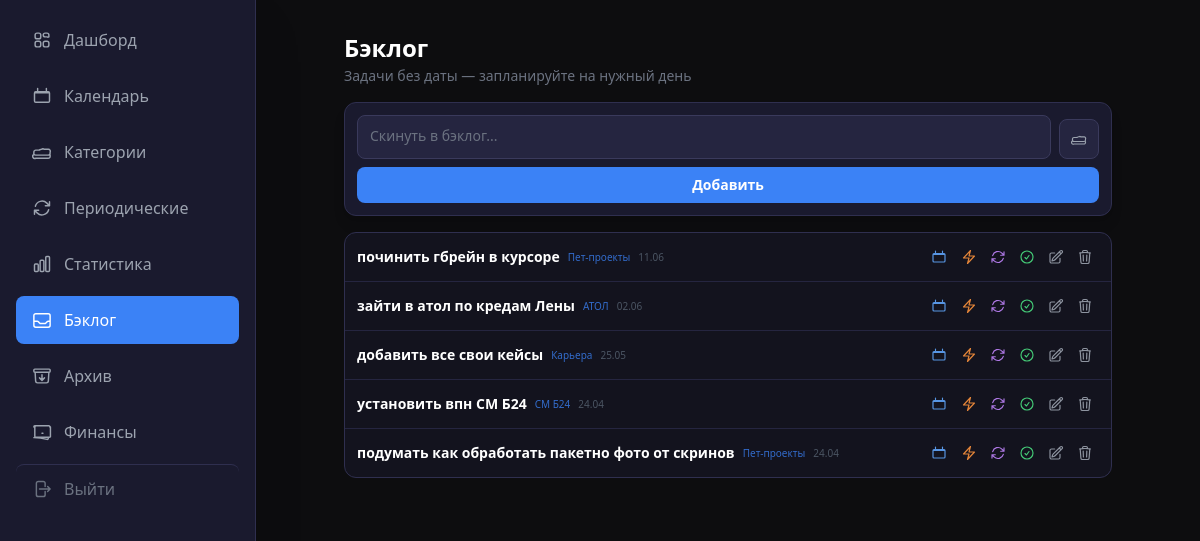
Screenshot of /backlog with the database file from the repository.
### app/models/task.py (models this page shows)
class Task(Base):
    __tablename__ = "tasks"
    id = Column(Integer, primary_key=True, index=True)
    title = Column(String(500), nullable=False)
    description = Column(String, default="")
    category_id = Column(Integer, ForeignKey("categories.id"), nullable=True, index=True)
    status = Column(String(20), default="новая", index=True)  # новая/в_работе/выполнена/отложена
    priority = Column(String(20), default="средний")  # низкий/средний/высокий
    due_date = Column(Date, nullable=True, index=True)
    due_time = Column(Time, nullable=True) # Время встречи
    created_at = Column(DateTime(timezone=True), server_default=func.now())
    completed_at = Column(DateTime(timezone=True), nullable=True)
    source = Column(String(20), default="web")  # telegram/web/screenshot
    parent_task_id = Column(Integer, ForeignKey("tasks.id"), nullable=True, index=True)
    is_archived = Column(Boolean, default=False, index=True)
    item_kind = Column(String(20), default="task", nullable=False, index=True)  # task
    sort_order = Column(Integer, default=0)
    needs_review = Column(Boolean, default=False)
    message_hash = Column(String(64), nullable=True)
    postpones = Column(Integer, default=0)
    chronic_task = Column(Boolean, default=False, index=True)
    chronic_reviewed = Column(Boolean, default=False)
    tags = Column(String(500), nullable=True) # Теги проекта или контекста (#Антон, #Сбер)
    size = Column(String(4), nullable=True)   # L / XL — крупные задачи (NULL = обычная)
    impact_notes = Column(Text, nullable=True) # Заметки о результате/влиянии
    is_milestone = Column(Boolean, default=False, index=True) # Флаг важного достижения
    estimated_minutes = Column(Integer, nullable=True)
    actual_minutes = Column(Integer, nullable=True)
    category = relationship("Category", back_populates="tasks")
    subtasks = relationship("Task", backref="parent_task", remote_side=[id], lazy="select")

### app/models/category.py (models this page shows)
class Category(Base):
    __tablename__ = "categories"
    id = Column(Integer, primary_key=True, index=True)
    name = Column(String(100), nullable=False, index=True)
    is_global = Column(Boolean, default=False, index=True)
    parent_id = Column(Integer, ForeignKey("categories.id"), nullable=True)
    type = Column(String(20), default="task", index=True)  # task / finance
    created_at = Column(DateTime(timezone=True), server_default=func.now())
    children = relationship("Category", backref="parent", remote_side=[id], lazy="select")
    tasks = relationship("Task", back_populates="category", lazy="select")

### app/web/routes/backlog.py (the view)
@router.get("/backlog", response_class=HTMLResponse)
async def backlog_page(request: Request):
    async with async_session() as db:
        tasks, subtasks_map = await _load_backlog(db)
    categories = await get_categories_list()
    return templates.TemplateResponse(request, "backlog.html", {
        "request": request,
        "tasks": tasks,
        "subtasks_map": subtasks_map,
        "categories": categories,
    })

### app/web/templates/backlog.html (shortened to what this page needs)
{% extends "base.html" %}
{% from 'partials/icons_macros.html' import icon_folder %}
{% block content %}
<div class="backlog-page max-w-3xl mx-auto">
    <div class="mb-4">
        <h1 class="text-2xl font-bold text-white">Бэклог</h1>
        <p class="text-gray-500 text-sm mt-0.5">Задачи без даты — запланируйте на нужный день</p>
    </div>
    <div class="hidden lg:block bg-dark-800 rounded-xl border border-dark-600 p-3 shadow-lg mb-4">
        {% include "partials/backlog_quick_add_form.html" %}
    </div>
    <div id="backlog-list">
        {% include "partials/backlog_list.html" %}
    </div>
</div>
{% endblock %}

### app/web/templates/partials/icons_macros.html (shortened to what this page needs)
{% macro icon_check(class='w-5 h-5') %}
<svg class="{{ class }}" fill="none" stroke="currentColor" stroke-width="1.75" viewBox="0 0 24 24" aria-hidden="true">
  <path stroke-linecap="round" stroke-linejoin="round" d="M9 12.75L11.25 15 15 9.75M21 12a9 9 0 11-18 0 9 9 0 0118 0z"/>
</svg>
{% endmacro %}
{% macro icon_calendar(class='w-5 h-5') %}
<svg class="{{ class }}" fill="none" stroke="currentColor" stroke-width="1.75" viewBox="0 0 24 24" aria-hidden="true">
  <path stroke-linecap="round" stroke-linejoin="round" d="M6.75 3v2.25M17.25 3v2.25M4.5 8.25h15M4.5 19.5h15a1.5 1.5 0 001.5-1.5V8.25a1.5 1.5 0 00-1.5-1.5h-15a1.5 1.5 0 00-1.5 1.5v9.75a1.5 1.5 0 001.5 1.5z"/>
</svg>
{% endmacro %}
{% macro icon_edit(class='w-5 h-5') %}
<svg class="{{ class }}" fill="none" stroke="currentColor" stroke-width="1.75" viewBox="0 0 24 24" aria-hidden="true">
  <path stroke-linecap="round" stroke-linejoin="round" d="M16.862 4.487l1.687-1.688a1.875 1.875 0 112.652 2.652L10.582 16.07a4.5 4.5 0 01-1.897 1.13L6 18l.8-2.685a4.5 4.5 0 011.13-1.897l8.932-8.931zm0 0L19.5 7.125M18 14v4.75A2.25 2.25 0 0115.75 21H5.25A2.25 2.25 0 013 18.75V8.25A2.25 2.25 0 015.25 6H10"/>
</svg>
{% endmacro %}
{% macro icon_trash(class='w-4 h-4') %}
<svg class="{{ class }}" fill="none" stroke="currentColor" stroke-width="1.75" viewBox="0 0 24 24" aria-hidden="true">
  <path stroke-linecap="round" stroke-linejoin="round" d="M14.74 9l-.346 9m-4.788 0L9.26 9m9.968-3.21c.342.052.682.107 1.022.166m-1.022-.165L18.16 19.673a2.25 2.25 0 01-2.244 2.077H8.084a2.25 2.25 0 01-2.244-2.077L4.772 5.79m14.456 0a48.108 48.108 0 00-3.478-.397m-12 .562c.34-.059.68-.114 1.022-.165m0 0a48.11 48.11 0 013.478-.397m7.5 0v-.916c0-1.18-.91-2.164-2.09-2.201a51.964 51.964 0 00-3.32 0c-1.18.037-2.09 1.022-2.09 2.201v.916m7.5 0a48.667 48.667 0 00-7.5 0"/>
</svg>
{% endmacro %}
{% macro icon_folder(class='w-4 h-4') %}
<svg class="{{ class }}" fill="none" stroke="currentColor" stroke-width="1.75" viewBox="0 0 24 24" aria-hidden="true">
  <path stroke-linecap="round" stroke-linejoin="round" d="M2.25 12.75V12A2.25 2.25 0 014.5 9.75h4.128a2.25 2.25 0 011.59-.659l2.845-.948a2.25 2.25 0 011.59.659H19.5A2.25 2.25 0 0121.75 12v.75m-19.5 0A2.25 2.25 0 004.5 15.75h15a2.25 2.25 0 002.25-2.25m-19.5 0v1.5A2.25 2.25 0 004.5 19.5h15a2.25 2.25 0 002.25-2.25v-1.5"/>
</svg>
{% endmacro %}
{% macro icon_repeat(class='w-3.5 h-3.5') %}
<svg class="{{ class }}" fill="none" stroke="currentColor" stroke-width="1.75" viewBox="0 0 24 24" aria-hidden="true">
  <path stroke-linecap="round" stroke-linejoin="round" d="M16.023 9.348h4.992v-.001M2.985 19.644v-4.992m0 0h4.992m-4.993 0l3.181 3.183a8.25 8.25 0 0013.803-3.7M4.031 9.865a8.25 8.25 0 0113.803-3.7l3.181 3.182m0-4.991v4.99"/>
</svg>
{% endmacro %}
{% macro icon_bolt(class='w-5 h-5') %}
<svg class="{{ class }}" fill="none" stroke="currentColor" stroke-width="1.75" viewBox="0 0 24 24" aria-hidden="true">
  <path stroke-linecap="round" stroke-linejoin="round" d="M3.75 13.5l10.5-11.25L12 10.5h8.25L9.75 21.75 12 13.5H3.75z"/>
</svg>
{% endmacro %}
{% macro icon_nav_dashboard(class='w-5 h-5') %}
<svg class="{{ class }}" fill="none" stroke="currentColor" stroke-width="1.75" viewBox="0 0 24 24" aria-hidden="true">
  <path stroke-linecap="round" stroke-linejoin="round" d="M3.75 6A2.25 2.25 0 016 3.75h2.25A2.25 2.25 0 0110.5 6v2.25a2.25 2.25 0 01-2.25 2.25H6a2.25 2.25 0 01-2.25-2.25V6zM13.5 15.75A2.25 2.25 0 0115.75 13.5h2.25a2.25 2.25 0 012.25 2.25V18a2.25 2.25 0 01-2.25 2.25h-2.25A2.25 2.25 0 0113.5 18v-2.25zM13.5 6A2.25 2.25 0 0115.75 3.75h2.25A2.25 2.25 0 0120.25 6v2.25A2.25 2.25 0 0118 8.25h-2.25A2.25 2.25 0 0113.5 6zM3.75 15.75A2.25 2.25 0 016 13.5h2.25a2.25 2.25 0 012.25 2.25V18A2.25 2.25 0 018.25 20.25H6A2.25 2.25 0 013.75 18v-2.25z"/>
</svg>
{% endmacro %}
{% macro icon_nav_stats(class='w-5 h-5') %}
<svg class="{{ class }}" fill="none" stroke="currentColor" stroke-width="1.75" viewBox="0 0 24 24" aria-hidden="true">
  <path stroke-linecap="round" stroke-linejoin="round" d="M3 13.125C3 12.504 3.504 12 4.125 12h2.25c.621 0 1.125.504 1.125 1.125v6.75C7.5 20.496 6.996 21 6.375 21h-2.25A1.125 1.125 0 013 19.875v-6.75zM9.75 8.625c0-.621.504-1.125 1.125-1.125h2.25c.621 0 1.125.504 1.125 1.125v11.25c0 .621-.504 1.125-1.125 1.125h-2.25a1.125 1.125 0 01-1.125-1.125V8.625zM16.5 4.125c0-.621.504-1.125 1.125-1.125h2.25C20.496 3 21 3.504 21 4.125v15.75c0 .621-.504 1.125-1.125 1.125h-2.25a1.125 1.125 0 01-1.125-1.125V4.125z"/>
</svg>
{% endmacro %}
{% macro icon_nav_inbox(class='w-5 h-5') %}
<svg class="{{ class }}" fill="none" stroke="currentColor" stroke-width="1.75" viewBox="0 0 24 24" aria-hidden="true">
  <path stroke-linecap="round" stroke-linejoin="round" d="M2.25 13.5h3.86a2.25 2.25 0 011.664.736l1.244 1.244a2.25 2.25 0 001.664.736h4.364a2.25 2.25 0 001.664-.736l1.244-1.244a2.25 2.25 0 011.664-.736H21.75M2.25 13.5V6.75A2.25 2.25 0 014.5 4.5h15a2.25 2.25 0 012.25 2.25v6.75M2.25 13.5v4.875A2.25 2.25 0 004.5 20.625h15a2.25 2.25 0 002.25-2.25V13.5"/>
</svg>
{% endmacro %}
{% macro icon_nav_archive(class='w-5 h-5') %}
<svg class="{{ class }}" fill="none" stroke="currentColor" stroke-width="1.75" viewBox="0 0 24 24" aria-hidden="true">
  <path stroke-linecap="round" stroke-linejoin="round" d="M20.25 7.5l-.625 10.632a2.25 2.25 0 01-2.247 2.118H6.622a2.25 2.25 0 01-2.247-2.118L3.75 7.5m8.25 3v6.75m0 0l-3-3m3 3l3-3M3.375 7.5h17.25c.621 0 1.125-.504 1.125-1.125v-1.5c0-.621-.504-1.125-1.125-1.125H3.375c-.621 0-1.125.504-1.125 1.125v1.5c0 .621.504 1.125 1.125 1.125z"/>
</svg>
{% endmacro %}
{% macro icon_nav_finance(class='w-5 h-5') %}
<svg class="{{ class }}" fill="none" stroke="currentColor" stroke-width="1.75" viewBox="0 0 24 24" aria-hidden="true">
  <path stroke-linecap="round" stroke-linejoin="round" d="M2.25 18.75a60.07 60.07 0 0115.797 2.101c.727.198 1.453-.342 1.453-1.096V18.75M3.75 4.5v.75A.75.75 0 013 6h-.75m0 0v-.375c0-.621.504-1.125 1.125-1.125H20.25c.621 0 1.125.504 1.125 1.125v.375m-18 0v11.25c0 .621.504 1.125 1.125 1.125h16.5a1.125 1.125 0 001.125-1.125V6m-9 7.5h.008v.008H12v-.008z"/>
</svg>
{% endmacro %}
{% macro icon_nav_logout(class='w-5 h-5') %}
<svg class="{{ class }}" fill="none" stroke="currentColor" stroke-width="1.75" viewBox="0 0 24 24" aria-hidden="true">
  <path stroke-linecap="round" stroke-linejoin="round" d="M15.75 9V5.25A2.25 2.25 0 0013.5 3h-6a2.25 2.25 0 00-2.25 2.25v13.5A2.25 2.25 0 007.5 21h6a2.25 2.25 0 002.25-2.25V15m3 0l3-3m0 0l-3-3m3 3H9"/>
</svg>
{% endmacro %}

### app/web/templates/partials/backlog_list.html (shortened to what this page needs)
{% from 'partials/icons_macros.html' import icon_check, icon_calendar, icon_edit, icon_trash, icon_subtasks, icon_repeat, icon_bolt %}
{% if tasks %}
<div class="rounded-xl border border-dark-600 bg-dark-800/50 overflow-hidden divide-y divide-dark-700">
    {% for task in tasks %}
    <div class="group px-3 py-2.5 sm:py-2 hover:bg-dark-700/40 transition-colors" id="task-{{ task.id }}">
        <div class="flex flex-col gap-2 sm:flex-row sm:items-center sm:gap-2 min-h-[2rem]">
            <div class="flex-1 min-w-0 flex items-center gap-2">
                <h3 class="text-[15px] sm:text-sm font-semibold text-white leading-snug sm:truncate" title="{{ task.title }}">{{ task.title }}</h3>
                {% if task.category %}
                <span class="hidden sm:inline text-[10px] text-accent/80 font-medium truncate max-w-[8rem]"
                      title="{% if task.category.parent %}{{ task.category.parent.name }} → {% endif %}{{ task.category.name }}">
                    {{ task.category.name }}
                </span>
                {% endif %}
                <span class="text-[10px] text-gray-600 tabular-nums shrink-0">{{ task.created_at.strftime('%d.%m') }}</span>
            </div>
            <div class="backlog-actions flex items-center gap-0.5 shrink-0 opacity-100 sm:opacity-90 sm:group-hover:opacity-100 self-end sm:self-auto">
                <form hx-post="/tasks/{{ task.id }}/plan"
                      hx-target="#task-{{ task.id }}"
                      hx-swap="outerHTML"
                      class="inline-flex items-center">
                    <button type="button"
                            onclick="document.getElementById('date-input-{{ task.id }}').classList.toggle('hidden'); document.getElementById('date-input-{{ task.id }}').focus()"
                            class="icon-action icon-action--info"
                            title="Запланировать на дату">
                        {{ icon_calendar('w-4 h-4') }}
                    </button>
                </form>
                <form hx-post="/backlog/{{ task.id }}/plan-today" hx-target="#task-{{ task.id }}" hx-swap="outerHTML" class="inline">
                    <button type="submit" class="icon-action icon-action--today" title="На сегодня">
                        {{ icon_bolt('w-4 h-4') }}
                    </button>
                </form>
                <form hx-post="/backlog/{{ task.id }}/make-recurring-form" hx-target="#task-{{ task.id }}" hx-swap="outerHTML" class="inline">
                    <button type="submit" class="icon-action icon-action--purple" title="В шаблоны">
                        {{ icon_repeat('w-4 h-4') }}
                    </button>
                </form>
                <form hx-post="/tasks/{{ task.id }}/complete" hx-target="#task-{{ task.id }}" hx-swap="outerHTML" class="inline">
                    <button type="submit" class="icon-action icon-action--success" title="Выполнено">
                        {{ icon_check('w-4 h-4') }}
                    </button>
                </form>
                <a href="/tasks/{{ task.id }}/edit" class="icon-link icon-link--muted" title="Редактировать">
                    {{ icon_edit('w-4 h-4') }}
                </a>
                <form hx-delete="/tasks/{{ task.id }}" hx-target="#task-{{ task.id }}" hx-swap="outerHTML" class="inline">
                    <button type="submit" class="icon-action icon-action--danger" title="В архив">
                        {{ icon_trash('w-4 h-4') }}
                    </button>
                </form>
            </div>
        </div>
    </div>
    {% endfor %}
</div>
{% else %}
<div class="text-center py-16 text-gray-500 rounded-xl border border-dashed border-dark-600">
    <p class="text-sm">Бэклог пуст</p>
    <p class="text-xs mt-1 text-gray-600">Напишите задачу выше или переместите сюда с дашборда</p>
</div>
{% endif %}

### app/web/static/css/style.css (style rules this page uses)
.icon-action { display: inline-flex; align-items: center; justify-content: center; padding: 0.35rem; border-radius: 0.375rem; border: none; background: transparent; cursor: pointer; transition: color 0.15s ease, background-color 0.15s ease; }
.icon-action--success { color: #4ade80; }
.icon-action--info { color: #60a5fa; }
.icon-action--danger { color: #9ca3af; }
.icon-action--today { color: #fb923c; }
.icon-action--purple { color: #c084fc; }
.icon-link { display: inline-flex; align-items: center; justify-content: center; padding: 0.35rem; border-radius: 0.375rem; transition: color 0.15s ease, background-color 0.15s ease; }
.icon-link--muted { color: #9ca3af; }

### rows the page displays
Task: title "починить гбрейн в курсоре", category.name "Пет-проекты", created_at "11.06"
Task: title "зайти в атол по кредам Лены", category.name "АТОЛ", created_at "02.06"
Task: title "добавить все свои кейсы", category.name "Карьера", created_at "25.05"
Task: title "установить впн СМ Б24", category.name "СМ Б24", created_at "24.04"
Task: title "подумать как обработать пакетно фото от скринов", category.name "Пет-проекты", created_at "24.04"
